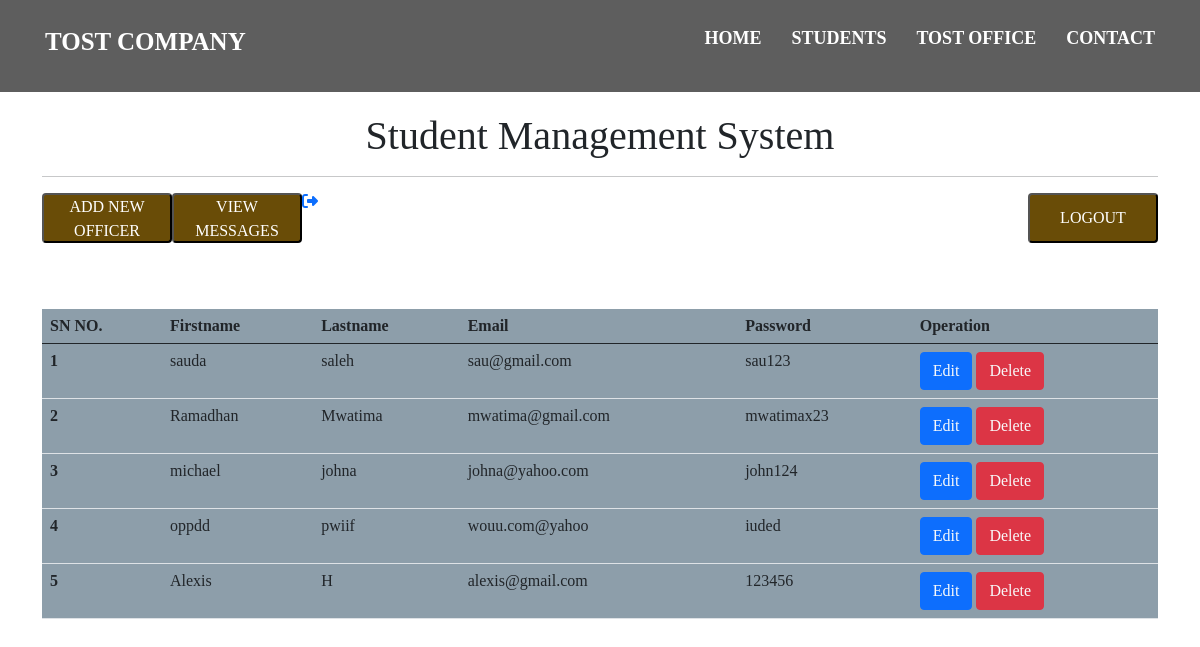
Page /officerdisplay.php on the committed database.
### tables this page shows
CREATE TABLE `officer` (
  `officer_id` int(11) NOT NULL,
  `firstname` varchar(100) NOT NULL,
  `lastname` varchar(100) NOT NULL,
  `email` varchar(200) NOT NULL,
  `password` varchar(30) NOT NULL
);

### officerdisplay.php (the view, shortened to what this page needs)
<?php
 include 'connect.php';
 include 'header.php' ?>
<!doctype html>
<html lang="en">
  <head>
    <link href="https://cdn.jsdelivr.net/npm/bootstrap@5.0.2/dist/css/bootstrap.min.css" rel="stylesheet">
    <link href="style.css" rel="stylesheet">
  </head>
    <body>
        <div class="container">
            <h1 class="headdis">Student Management System</h1><hr>
            <a href="officers.php"><button class="view-btn">ADD NEW OFFICER</button></a>
            <a href="messages.php"><button class="view-btn">VIEW MESSAGES </button></a>
            <a href="logout.php" class="logout-link">  <button class="btnlogout">LOGOUT</button><i class="fa-solid fa-right-from-bracket"></i></a>
            <div class="tabl">
                <table class="table">
                    <thead>
                        <tr>
                        <th scope="col">SN NO.</th>
                        <th scope="col">Firstname</th>
                        <th scope="col">Lastname</th>
                        <th scope="col">Email</th>
                        <th scope="col">Password</th>
                        <th scope="col">Operation</th>
                        </tr>
                    </thead>
                    <tbody>
                        <?php
                          $sql = "SELECT * FROM `officer`";
                          $result = mysqli_query($conn,$sql);
                          if ($result){
                            while($row= mysqli_fetch_assoc($result)){
                              $id = $row ['officer_id'];
                              $firstname = $row ['firstname'];
                              $lastname = $row ['lastname'];
                              $email = $row ['email'];
                              $password= $row ['password'];
                              echo '<tr>
                              <th>'.$id.'</th>
                              <td>'. $firstname.'</td>
                              <td>'. $lastname.'</td>
                              <td>'.$email.'</td>
                              <td>'.$password.'</td>
                              <td><button class=  "btn btn-primary text-light"><a href="updateofficer.php? updateiting='.$id.'" class="text-light text-decoration-none">Edit </a> </button>
                              <button class= "btn btn-danger"> <a href="deleteofficer.php? deleteofficer='.$id.'" class="text-light text-decoration-none">Delete </a> </button></td>
                              </tr>';
                            }
                          }
                        ?>
                    </tbody>
                </table>
                </div>
        </div>
    </body>
    </html>

### header.php (shortened to what this page needs)
<!DOCTYPE htlm>
<html>
    <head>
        <link rel="stylesheet" type="text/css" href="css/style.css">
    </head>
    <body>
        <nav class="nav">
            <div class="container">
                <h1 class="logo"><a href="#">TOST COMPANY</a></h1>
                <ul>
                    <li><a href="index.php" > Home</a></li>
                    <li><a href="Student.php"> Students </a></li>
                    <li><a href="office.php">Tost Office </a></li>
                    <li><a href="contact.php"> contact</a></li>
                </ul>
            </div>
        </nav>
        </body>
        </html>

### css/style.css (style rules this page uses)
* { box-sizing: border-box; margin: 0; padding: 0; }
html,body { font-family: 'Nunito-Regular'; scroll-behavior: smooth ; height: 100%; font-size: 16px; background-size: contain; font-family: 'Monteserrat'; }
.nav { background-color: rgba(9, 8, 8, 0.65); transition: all 0.3s ease-in-out; }
.nav .container { display: flex; justify-content: space-between; align-items: center; padding: 20px 0; transition: all 0.3s ease-in-out; }
h1.logo a { font-size: 25px; font-weight: 700; float: left; color: white; padding: 7px 15px; }
.nav ul { display: flex; list-style-type: none; align-items: center; justify-content: center; }
.nav a { color: white; text-decoration: none; padding: 7px 15px; transition: all 0.3s ease-in-out; font-size: 18px; font-weight: 600; text-transform: uppercase; }
.tabl { margin-top: 100px; background-color: #2c4c6189; }
.headdis { text-align: center; margin-top: 20px; }
a .btnlogout { list-style: none; text-decoration: none; height: 50px; width: 130px; border-radius: 4px 4px; transition: 2s; background-color: #694c07; color: white; float: right; text-align: center; }
a .view-btn { list-style: none; text-decoration: none; height: 50px; width: 130px; border-radius: 4px 4px; transition: 2s; background-color: #694c07; color: white; float:left; text-align: center; }

### rows in the picture
officer: officer_id "1", firstname "sauda", lastname "saleh", email "sau@gmail.com", password "sau123"
officer: officer_id "2", firstname "Ramadhan", lastname "Mwatima", email "mwatima@gmail.com", password "mwatimax23"
officer: officer_id "3", firstname "michael", lastname "johna", email "johna@yahoo.com", password "john124"
officer: officer_id "4", firstname "oppdd", lastname "pwiif", email "wouu.com@yahoo", password "iuded"
officer: officer_id "5", firstname "Alexis", lastname "H", email "alexis@gmail.com", password "123456"
